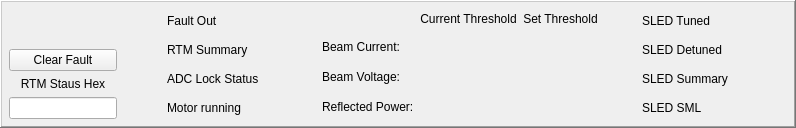
        <widget class="QFrame" name="frame">
         <property name="frameShape">
          <enum>QFrame::WinPanel</enum>
         </property>
         <property name="frameShadow">
          <enum>QFrame::Raised</enum>
         </property>
         <property name="lineWidth">
          <number>9</number>
         </property>
         <layout class="QHBoxLayout" name="horizontalLayout">
          <property name="leftMargin">
           <number>5</number>
          </property>
          <property name="topMargin">
           <number>5</number>
          </property>
          <property name="rightMargin">
           <number>5</number>
          </property>
          <property name="bottomMargin">
           <number>5</number>
          </property>
          <item>
           <layout class="QGridLayout" name="gridLayout">
            <property name="leftMargin">
             <number>2</number>
            </property>
            <property name="topMargin">
             <number>2</number>
            </property>
            <property name="rightMargin">
             <number>2</number>
            </property>
            <property name="bottomMargin">
             <number>2</number>
            </property>
            <item row="1" column="0">
             <widget class="PyDMPushButton" name="PyDMPushButton">
              <property name="toolTip">
               <string/>
              </property>
              <property name="styleSheet">
               <string notr="true"/>
              </property>
              <property name="text">
               <string>Clear Fault</string>
              </property>
              <property name="channel" stdset="0">
               <string>ca://${RTM}:RTM_CLEARFAULT</string>
              </property>
             </widget>
            </item>
            <item row="2" column="0">
             <widget class="QLabel" name="label_24">
              <property name="styleSheet">
               <string notr="true"/>
              </property>
              <property name="text">
               <string>RTM Staus Hex</string>
              </property>
              <property name="alignment">
               <set>Qt::AlignBottom|Qt::AlignHCenter</set>
              </property>
             </widget>
            </item>
            <item row="3" column="0">
             <widget class="PyDMLineEdit" name="PyDMLineEdit_15">
              <property name="toolTip">
               <string/>
              </property>
              <property name="channel" stdset="0">
               <string>ca://${RTM}:RTM_STATUS_HEX</string>
              </property>
              <property name="displayFormat" stdset="0">
               <enum>PyDMLineEdit::Hex</enum>
              </property>
             </widget>
            </item>
            <item row="0" column="0">
             <spacer name="verticalSpacer">
              <property name="orientation">
               <enum>Qt::Vertical</enum>
              </property>
              <property name="sizeHint" stdset="0">
               <size>
                <width>20</width>
                <height>40</height>
               </size>
              </property>
             </spacer>
            </item>
           </layout>
          </item>
          <item>
           <spacer name="horizontalSpacer">
            <property name="orientation">
             <enum>Qt::Horizontal</enum>
            </property>
            <property name="sizeHint" stdset="0">
             <size>
              <width>40</width>
              <height>20</height>
             </size>
            </property>
           </spacer>
          </item>
          <item>
           <layout class="QGridLayout" name="gridLayout_2">
            <property name="leftMargin">
             <number>2</number>
            </property>
            <property name="topMargin">
             <number>2</number>
            </property>
            <property name="rightMargin">
             <number>2</number>
            </property>
            <property name="bottomMargin">
             <number>2</number>
            </property>
            <item row="0" column="0">
             <widget class="QLabel" name="label">
              <property name="styleSheet">
               <string notr="true"/>
              </property>
              <property name="text">
               <string>Fault Out</string>
              </property>
              <property name="alignment">
               <set>Qt::AlignLeading|Qt::AlignLeft|Qt::AlignVCenter</set>
              </property>
             </widget>
            </item>
            <item row="2" column="1">
             <widget class="PyDMLabel" name="PyDMLabel_3">
              <property name="toolTip">
               <string/>
              </property>
              <property name="channel" stdset="0">
               <string>ca://${RTM}:RTM_ADCLOCK</string>
              </property>
             </widget>
            </item>
            <item row="3" column="1">
             <widget class="PyDMLabel" name="PyDMLabel_4">
              <property name="toolTip">
               <string/>
              </property>
              <property name="channel" stdset="0">
               <string>ca://${RTM}:RTM_MOTR_ON</string>
              </property>
             </widget>
            </item>
            <item row="1" column="1">
             <widget class="PyDMLabel" name="PyDMLabel_2">
              <property name="toolTip">
               <string/>
              </property>
              <property name="channel" stdset="0">
               <string>ca://${RTM}:RTM_FAULTSUMY</string>
              </property>
             </widget>
            </item>
            <item row="1" column="0">
             <widget class="QLabel" name="label_2">
              <property name="styleSheet">
               <string notr="true"/>
              </property>
              <property name="text">
               <string>RTM Summary</string>
              </property>
              <property name="alignment">
               <set>Qt::AlignLeading|Qt::AlignLeft|Qt::AlignVCenter</set>
              </property>
             </widget>
            </item>
            <item row="2" column="0">
             <widget class="QLabel" name="label_20">
              <property name="styleSheet">
               <string notr="true"/>
              </property>
              <property name="text">
               <string>ADC Lock Status</string>
              </property>
              <property name="alignment">
               <set>Qt::AlignLeading|Qt::AlignLeft|Qt::AlignVCenter</set>
              </property>
             </widget>
            </item>
            <item row="0" column="1">
             <widget class="PyDMLabel" name="PyDMLabel">
              <property name="toolTip">
               <string/>
              </property>
              <property name="channel" stdset="0">
               <string>ca://${RTM}:RTM_FAULTOUT</string>
              </property>
             </widget>
            </item>
            <item row="3" column="0">
             <widget class="QLabel" name="label_21">
              <property name="styleSheet">
               <string notr="true"/>
              </property>
              <property name="text">
               <string>Motor running</string>
              </property>
              <property name="alignment">
               <set>Qt::AlignLeading|Qt::AlignLeft|Qt::AlignVCenter</set>
              </property>
             </widget>
            </item>
           </layout>
          </item>
          <item>
           <spacer name="horizontalSpacer_2">
            <property name="orientation">
             <enum>Qt::Horizontal</enum>
            </property>
            <property name="sizeHint" stdset="0">
             <size>
              <width>40</width>
              <height>20</height>
             </size>
            </property>
           </spacer>
          </item>
          <item>
           <layout class="QGridLayout" name="gridLayout_4">
            <property name="leftMargin">
             <number>2</number>
            </property>
            <property name="topMargin">
             <number>2</number>
            </property>
            <property name="rightMargin">
             <number>2</number>
            </property>
            <property name="bottomMargin">
             <number>2</number>
            </property>
            <item row="2" column="0">
             <widget class="QLabel" name="label_30">
              <property name="sizePolicy">
               <sizepolicy hsizetype="Preferred" vsizetype="Preferred">
                <horstretch>1</horstretch>
                <verstretch>1</verstretch>
               </sizepolicy>
              </property>
              <property name="styleSheet">
               <string notr="true"/>
              </property>
              <property name="text">
               <string>Beam Voltage:</string>
              </property>
             </widget>
            </item>
            <item row="1" column="1">
             <widget class="PyDMLabel" name="PyDMLabel_5">
              <property name="toolTip">
               <string/>
              </property>
              <property name="channel" stdset="0">
               <string>ca://${RTM}:BC_ILK_RAW</string>
              </property>
             </widget>
            </item>
            <item row="0" column="1">
             <widget class="QLabel" name="label_26">
              <property name="styleSheet">
               <string notr="true"/>
              </property>
              <property name="text">
               <string>Current Threshold</string>
              </property>
              <property name="alignment">
               <set>Qt::AlignCenter</set>
              </property>
             </widget>
            </item>
            <item row="0" column="2">
             <widget class="QLabel" name="label_25">
              <property name="styleSheet">
               <string notr="true"/>
              </property>
              <property name="text">
               <string>Set Threshold</string>
              </property>
              <property name="alignment">
               <set>Qt::AlignCenter</set>
              </property>
             </widget>
            </item>
            <item row="1" column="0">
             <widget class="QLabel" name="label_29">
              <property name="sizePolicy">
               <sizepolicy hsizetype="Preferred" vsizetype="Preferred">
                <horstretch>1</horstretch>
                <verstretch>1</verstretch>
               </sizepolicy>
              </property>
              <property name="styleSheet">
               <string notr="true"/>
              </property>
              <property name="text">
               <string>Beam Current:</string>
              </property>
             </widget>
            </item>
            <item row="2" column="1">
             <widget class="PyDMLabel" name="PyDMLabel_6">
              <property name="toolTip">
               <string/>
              </property>
              <property name="channel" stdset="0">
               <string>ca://${RTM}:BV_ILK_RAW</string>
              </property>
             </widget>
            </item>
            <item row="3" column="0">
             <widget class="QLabel" name="label_31">
              <property name="sizePolicy">
               <sizepolicy hsizetype="Preferred" vsizetype="Preferred">
                <horstretch>1</horstretch>
                <verstretch>1</verstretch>
               </sizepolicy>
              </property>
              <property name="styleSheet">
               <string notr="true"/>
              </property>
              <property name="text">
               <string>Reflected Power:</string>
              </property>
             </widget>
            </item>
            <item row="3" column="1">
             <widget class="PyDMLabel" name="PyDMLabel_7">
              <property name="toolTip">
               <string/>
              </property>
              <property name="channel" stdset="0">
               <string>ca://${RTM}:RE_ILK_RAW</string>
              </property>
             </widget>
            </item>
            <item row="1" column="2">
             <widget class="PyDMLabel" name="PyDMLabel_20">
              <property name="enabled">
               <bool>true</bool>
              </property>
              <property name="sizePolicy">
               <sizepolicy hsizetype="Preferred" vsizetype="Fixed">
                <horstretch>0</horstretch>
                <verstretch>0</verstretch>
               </sizepolicy>
              </property>
              <property name="minimumSize">
               <size>
                <width>0</width>
                <height>24</height>
               </size>
              </property>
              <property name="toolTip">
               <string/>
              </property>
              <property name="channel" stdset="0">
               <string>ca://${RTM}:SET_BC_ILK_RAW</string>
              </property>
             </widget>
            </item>
            <item row="2" column="2">
             <widget class="PyDMLabel" name="PyDMLabel_21">
              <property name="enabled">
               <bool>true</bool>
              </property>
              <property name="sizePolicy">
               <sizepolicy hsizetype="Preferred" vsizetype="Fixed">
                <horstretch>0</horstretch>
                <verstretch>0</verstretch>
               </sizepolicy>
              </property>
              <property name="minimumSize">
               <size>
                <width>0</width>
                <height>24</height>
               </size>
              </property>
              <property name="toolTip">
               <string/>
              </property>
              <property name="channel" stdset="0">
               <string>ca://${RTM}:SET_BV_ILK_RAW</string>
              </property>
             </widget>
            </item>
            <item row="3" column="2">
             <widget class="PyDMLabel" name="PyDMLabel_22">
              <property name="sizePolicy">
               <sizepolicy hsizetype="Preferred" vsizetype="Fixed">
                <horstretch>0</horstretch>
                <verstretch>0</verstretch>
               </sizepolicy>
              </property>
              <property name="minimumSize">
               <size>
                <width>0</width>
                <height>24</height>
               </size>
              </property>
              <property name="toolTip">
               <string/>
              </property>
              <property name="channel" stdset="0">
               <string>ca://${RTM}:SET_RE_ILK_RAW</string>
              </property>
             </widget>
            </item>
           </layout>
          </item>
          <item>
           <spacer name="horizontalSpacer_3">
            <property name="orientation">
             <enum>Qt::Horizontal</enum>
            </property>
            <property name="sizeHint" stdset="0">
             <size>
              <width>34</width>
              <height>20</height>
             </size>
            </property>
           </spacer>
          </item>
          <item>
           <layout class="QGridLayout" name="gridLayout_3">
            <property name="leftMargin">
             <number>2</number>
            </property>
            <property name="topMargin">
             <number>2</number>
            </property>
            <property name="rightMargin">
             <number>2</number>
            </property>
            <property name="bottomMargin">
             <number>2</number>
            </property>
            <item row="0" column="0">
             <widget class="QLabel" name="label_34">
              <property name="styleSheet">
               <string notr="true"/>
              </property>
              <property name="text">
               <string>SLED Tuned</string>
              </property>
             </widget>
            </item>
            <item row="0" column="1">
             <widget class="PyDMLabel" name="PyDMLabel_8">
              <property name="toolTip">
               <string/>
              </property>
              <property name="channel" stdset="0">
               <string>ca://${RTM}:RTM_SLED_TUNED</string>
              </property>
             </widget>
            </item>
            <item row="3" column="0">
             <widget class="QLabel" name="label_37">
              <property name="styleSheet">
               <string notr="true"/>
              </property>
              <property name="text">
               <string>SLED SML</string>
              </property>
             </widget>
            </item>
            <item row="2" column="0">
             <widget class="QLabel" name="label_36">
              <property name="styleSheet">
               <string notr="true"/>
              </property>
              <property name="text">
               <string>SLED Summary</string>
              </property>
             </widget>
            </item>
            <item row="1" column="0">
             <widget class="QLabel" name="label_35">
              <property name="styleSheet">
               <string notr="true"/>
              </property>
              <property name="text">
               <string>SLED Detuned</string>
              </property>
             </widget>
            </item>
            <item row="1" column="1">
             <widget class="PyDMLabel" name="PyDMLabel_9">
              <property name="toolTip">
               <string/>
              </property>
              <property name="channel" stdset="0">
               <string>ca://${RTM}:RTM_SLED_DETUNED</string>
              </property>
             </widget>
            </item>
            <item row="2" column="1">
             <widget class="PyDMLabel" name="PyDMLabel_10">
              <property name="toolTip">
               <string/>
              </property>
              <property name="channel" stdset="0">
               <string>ca://${RTM}:RTM_SLED_SUMY</string>
              </property>
             </widget>
            </item>
            <item row="3" column="1">
             <widget class="PyDMLabel" name="PyDMLabel_11">
              <property name="toolTip">
               <string/>
              </property>
              <property name="channel" stdset="0">
               <string>ca://${RTM}:RTM_SLED_SML</string>
              </property>
             </widget>
            </item>
           </layout>
          </item>
          <item>
           <spacer name="horizontalSpacer_4">
            <property name="orientation">
             <enum>Qt::Horizontal</enum>
            </property>
            <property name="sizeHint" stdset="0">
             <size>
              <width>40</width>
              <height>20</height>
             </size>
            </property>
           </spacer>
          </item>
          <item>
           <widget class="PyDMEmbeddedDisplay" name="PyDMEmbeddedDisplay">
            <property name="toolTip">
             <string/>
            </property>
            <property name="filename" stdset="0">
             <string>rtm_firmware_version.ui</string>
            </property>
           </widget>
          </item>
         </layout>
        </widget>
